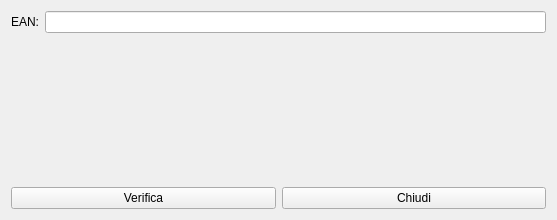
<?xml version="1.0" encoding="UTF-8"?>
<ui version="4.0">
 <class>HVerifyLabels</class>
 <widget class="QWidget" name="HVerifyLabels">
  <property name="geometry">
   <rect>
    <x>0</x>
    <y>0</y>
    <width>557</width>
    <height>220</height>
   </rect>
  </property>
  <property name="windowTitle">
   <string>Form</string>
  </property>
  <layout class="QVBoxLayout" name="verticalLayout_3">
   <item>
    <layout class="QVBoxLayout" name="verticalLayout_2">
     <item>
      <layout class="QVBoxLayout" name="verticalLayout">
       <item>
        <layout class="QHBoxLayout" name="horizontalLayout_2">
         <item>
          <widget class="QLabel" name="label">
           <property name="text">
            <string>EAN:</string>
           </property>
          </widget>
         </item>
         <item>
          <widget class="QLineEdit" name="lineEdit"/>
         </item>
        </layout>
       </item>
       <item>
        <widget class="QLabel" name="lbOutcome">
         <property name="text">
          <string/>
         </property>
        </widget>
       </item>
      </layout>
     </item>
     <item>
      <layout class="QHBoxLayout" name="horizontalLayout">
       <item>
        <widget class="QPushButton" name="pbVerify">
         <property name="text">
          <string>Verifica</string>
         </property>
         <property name="icon">
          <iconset resource="icons.qrc">
           <normaloff>:/Resources/Arrow-Right.PNG</normaloff>:/Resources/Arrow-Right.PNG</iconset>
         </property>
        </widget>
       </item>
       <item>
        <widget class="QPushButton" name="pbClose">
         <property name="text">
          <string>Chiudi</string>
         </property>
         <property name="icon">
          <iconset resource="icons.qrc">
           <normaloff>:/Resources/Actions-window-close-icon.png</normaloff>:/Resources/Actions-window-close-icon.png</iconset>
         </property>
        </widget>
       </item>
      </layout>
     </item>
    </layout>
   </item>
  </layout>
 </widget>
 <resources>
  <include location="icons.qrc"/>
 </resources>
 <connections/>
</ui>
